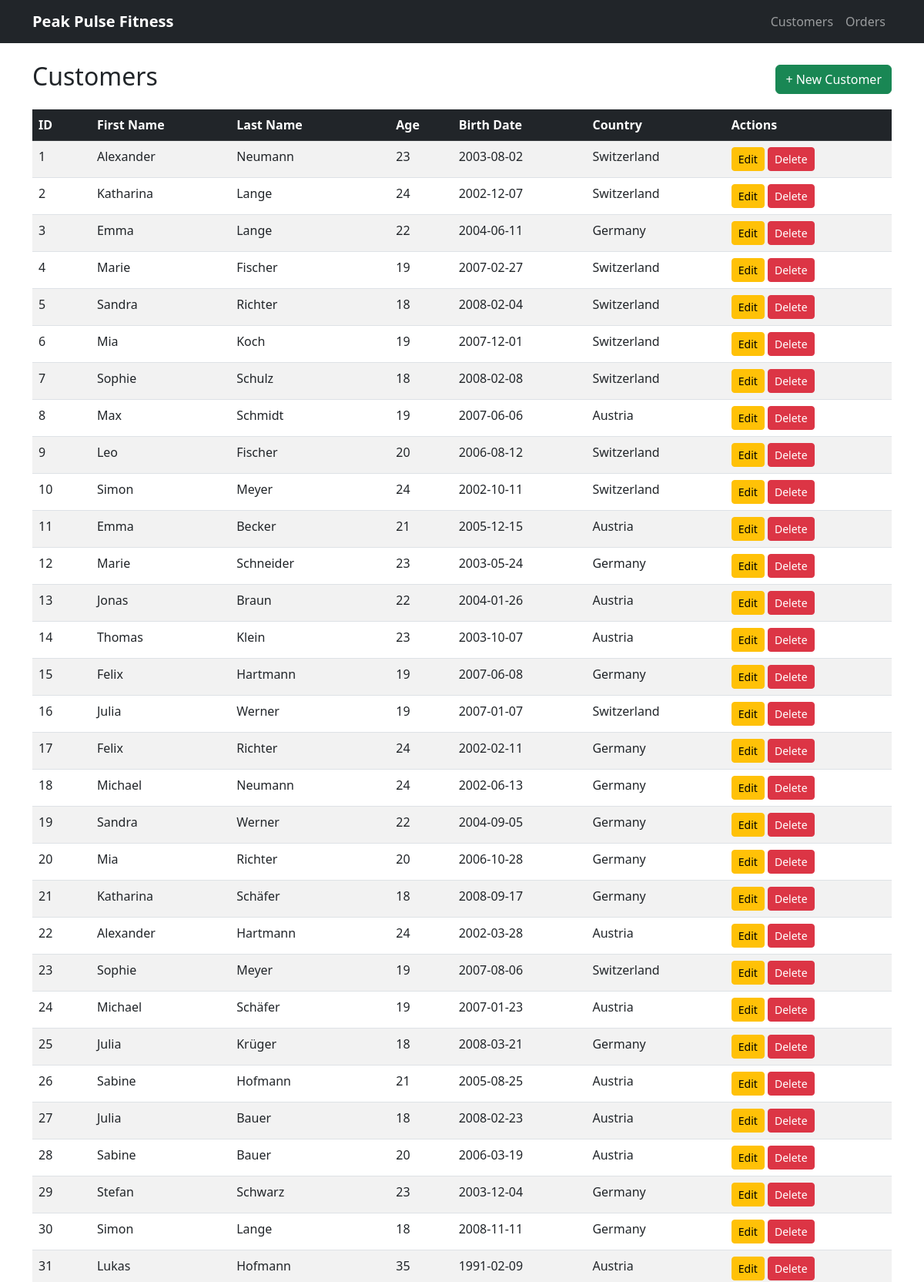
Page /customers (upper part) on the committed database.
### models.py (models this page shows)
class Customer(db.Model):
    __tablename__ = 'Customer_data'
    CustomerID = db.Column(db.Integer, primary_key=True)
    FirstName  = db.Column(db.String, nullable=False)
    LastName   = db.Column(db.String, nullable=False)
    Age        = db.Column(db.Integer, nullable=False)
    BirthDate  = db.Column(db.String, nullable=False)
    Country    = db.Column(db.String, nullable=False)
    orders = db.relationship('Order', back_populates='customer')

### routes.py (the view)
@app.route('/customers')
def customer_list():
    customers    = Customer.query.all()
    delete_form  = DeleteForm()
    return render_template('customers/list.html', customers=customers, delete_form=delete_form)

### templates/customers/list.html (shortened to what this page needs)
{% extends 'base.html' %}
{% block content %}
<div class="d-flex justify-content-between align-items-center mb-3">
    <h2>Customers</h2>
    <a href="{{ url_for('customer_create') }}" class="btn btn-success">+ New Customer</a>
</div>
<table class="table table-striped table-hover">
    <thead class="table-dark">
        <tr>
            <th>ID</th>
            <th>First Name</th>
            <th>Last Name</th>
            <th>Age</th>
            <th>Birth Date</th>
            <th>Country</th>
            <th>Actions</th>
        </tr>
    </thead>
    <tbody>
        {% for c in customers %}
        <tr>
            <td>{{ c.CustomerID }}</td>
            <td>{{ c.FirstName }}</td>
            <td>{{ c.LastName }}</td>
            <td>{{ c.Age }}</td>
            <td>{{ c.BirthDate }}</td>
            <td>{{ c.Country }}</td>
            <td>
                <a href="{{ url_for('customer_edit', customer_id=c.CustomerID) }}"
                   class="btn btn-sm btn-warning">Edit</a>
                <form action="{{ url_for('customer_delete', customer_id=c.CustomerID) }}"
                      method="post" class="d-inline"
                      onsubmit="return confirm('Delete {{ c.FirstName }} {{ c.LastName }}?')">
                    <button type="submit" class="btn btn-sm btn-danger">Delete</button>
                </form>
            </td>
        </tr>
        {% else %}
        <tr>
            <td colspan="7" class="text-center text-muted">No customers found.</td>
        </tr>
        {% endfor %}
    </tbody>
</table>
{% endblock %}

### templates/base.html (shortened to what this page needs)
<!DOCTYPE html>
<html lang="en">
<head>
    <link href="https://cdn.jsdelivr.net/npm/bootstrap@5.3.0/dist/css/bootstrap.min.css" rel="stylesheet">
</head>
<body>
<nav class="navbar navbar-expand-lg navbar-dark bg-dark mb-4">
    <div class="container">
        <a class="navbar-brand fw-bold" href="{{ url_for('home') }}">Peak Pulse Fitness</a>
        <div class="navbar-nav">
            <a class="nav-link" href="{{ url_for('customer_list') }}">Customers</a>
            <a class="nav-link" href="{{ url_for('order_list') }}">Orders</a>
        </div>
    </div>
</nav>
<div class="container">
    {% block content %}{% endblock %}
</div>
</body>
</html>

### rows in the picture
Customer: CustomerID "1", FirstName "Alexander", LastName "Neumann", Age "23", BirthDate "2003-08-02", Country "Switzerland"
Customer: CustomerID "2", FirstName "Katharina", LastName "Lange", Age "24", BirthDate "2002-12-07", Country "Switzerland"
Customer: CustomerID "3", FirstName "Emma", LastName "Lange", Age "22", BirthDate "2004-06-11", Country "Germany"
Customer: CustomerID "4", FirstName "Marie", LastName "Fischer", Age "19", BirthDate "2007-02-27", Country "Switzerland"
Customer: CustomerID "5", FirstName "Sandra", LastName "Richter", Age "18", BirthDate "2008-02-04", Country "Switzerland"
Customer: CustomerID "6", FirstName "Mia", LastName "Koch", Age "19", BirthDate "2007-12-01", Country "Switzerland"
Customer: CustomerID "7", FirstName "Sophie", LastName "Schulz", Age "18", BirthDate "2008-02-08", Country "Switzerland"
Customer: CustomerID "8", FirstName "Max", LastName "Schmidt", Age "19", BirthDate "2007-06-06", Country "Austria"
Customer: CustomerID "9", FirstName "Leo", LastName "Fischer", Age "20", BirthDate "2006-08-12", Country "Switzerland"
Customer: CustomerID "10", FirstName "Simon", LastName "Meyer", Age "24", BirthDate "2002-10-11", Country "Switzerland"
Customer: CustomerID "11", FirstName "Emma", LastName "Becker", Age "21", BirthDate "2005-12-15", Country "Austria"
Customer: CustomerID "12", FirstName "Marie", LastName "Schneider", Age "23", BirthDate "2003-05-24", Country "Germany"
Customer: CustomerID "13", FirstName "Jonas", LastName "Braun", Age "22", BirthDate "2004-01-26", Country "Austria"
Customer: CustomerID "14", FirstName "Thomas", LastName "Klein", Age "23", BirthDate "2003-10-07", Country "Austria"
Customer: CustomerID "15", FirstName "Felix", LastName "Hartmann", Age "19", BirthDate "2007-06-08", Country "Germany"
Customer: CustomerID "16", FirstName "Julia", LastName "Werner", Age "19", BirthDate "2007-01-07", Country "Switzerland"
Customer: CustomerID "17", FirstName "Felix", LastName "Richter", Age "24", BirthDate "2002-02-11", Country "Germany"
Customer: CustomerID "18", FirstName "Michael", LastName "Neumann", Age "24", BirthDate "2002-06-13", Country "Germany"
Customer: CustomerID "19", FirstName "Sandra", LastName "Werner", Age "22", BirthDate "2004-09-05", Country "Germany"
Customer: CustomerID "20", FirstName "Mia", LastName "Richter", Age "20", BirthDate "2006-10-28", Country "Germany"
Customer: CustomerID "21", FirstName "Katharina", LastName "Schäfer", Age "18", BirthDate "2008-09-17", Country "Germany"
Customer: CustomerID "22", FirstName "Alexander", LastName "Hartmann", Age "24", BirthDate "2002-03-28", Country "Austria"
Customer: CustomerID "23", FirstName "Sophie", LastName "Meyer", Age "19", BirthDate "2007-08-06", Country "Switzerland"
Customer: CustomerID "24", FirstName "Michael", LastName "Schäfer", Age "19", BirthDate "2007-01-23", Country "Austria"
Customer: CustomerID "25", FirstName "Julia", LastName "Krüger", Age "18", BirthDate "2008-03-21", Country "Germany"
Customer: CustomerID "26", FirstName "Sabine", LastName "Hofmann", Age "21", BirthDate "2005-08-25", Country "Austria"
Customer: CustomerID "27", FirstName "Julia", LastName "Bauer", Age "18", BirthDate "2008-02-23", Country "Austria"
Customer: CustomerID "28", FirstName "Sabine", LastName "Bauer", Age "20", BirthDate "2006-03-19", Country "Austria"
Customer: CustomerID "29", FirstName "Stefan", LastName "Schwarz", Age "23", BirthDate "2003-12-04", Country "Germany"
Customer: CustomerID "30", FirstName "Simon", LastName "Lange", Age "18", BirthDate "2008-11-11", Country "Germany"
Customer: CustomerID "31", FirstName "Lukas", LastName "Hofmann", Age "35", BirthDate "1991-02-09", Country "Austria"
